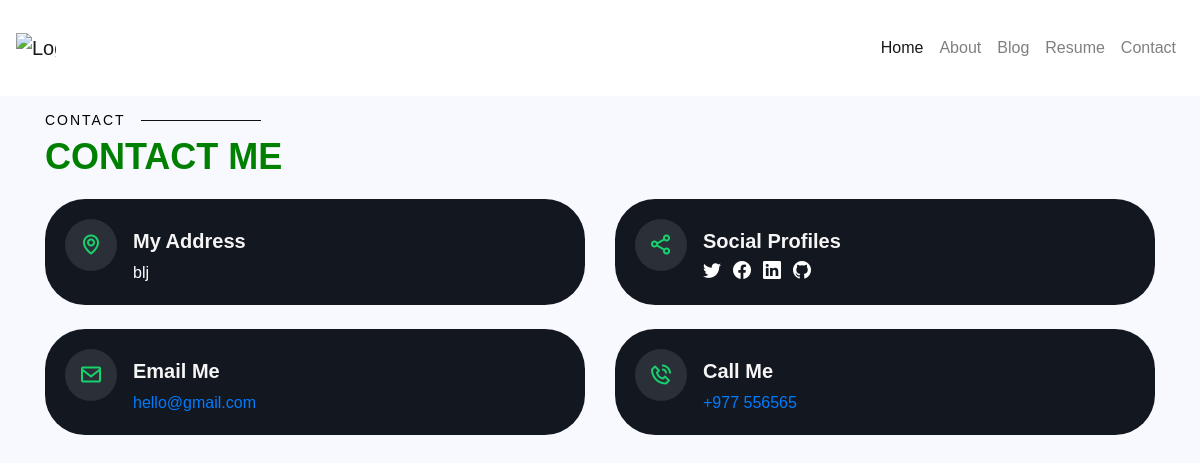
The app's page /contact with its own data.
### port/models.py (models this page shows, shortened)
class Yourself(models.Model):
    name=models.CharField(max_length=100)
    phone=models.CharField(max_length=13)
    degree=models.CharField(max_length=100)
    city=models.CharField(max_length=100)
    email=models.CharField(max_length=50)
    about_you=models.TextField()
    address=models.CharField(max_length=50)
    facebook=models.CharField(max_length=300,default='default_facebook_value')
    twitter=models.CharField(max_length=300,default='default_facebook_value')
    linkedin=models.CharField(max_length=300,default='default_facebook_value')
    github=models.CharField(max_length=300,default='default_facebook_value')

### port/views.py (the view)
# urls.py: path("contact",views.get_contact,name='contact'),
def get_contact(request):
    contexts = Yourself.objects.all()
    names = [context.name for context in contexts]
    email = [context.email for context in contexts]
    phone = [context.phone for context in contexts]
    address = [context.address for context in contexts]
    linkden = [context.linkedin for context in contexts]
    context ={'address': address[0],
              'email': email[0],
              'phone': phone[0]}
    return render(request,'contact.html',context)

### port/templates/contact.html (shortened to what this page needs)
{% extends 'base.html' %}
  {% block contact %}
  <section id="contact" class="contact">
        <div class="container">
            <div class ="section-title">
                <h2> Contact </h2>
                <p> Contact me </p>
            </div>
            <div class="row mt-2">
                <div class="col-md-6 d-flex align-items-stretch">
                  <div class="info-box">
                    <i class="bx bx-map"></i>
                    <h3>My Address</h3>
                    <p>{{address}}</p>
                  </div>
                </div>
                <div class="col-md-6 mt-4 mt-md-0 d-flex align-items-stretch">
                    <div class="info-box">
                      <i class="bx bx-share-alt"></i>
                      <h3>Social Profiles</h3>
                      <div class="social-links">
                        <a href="{{twitter}}" class="twitter"><i class="bi bi-twitter"></i></a>
                        <a href="{{facebook}}" class="facebook"><i class="bi bi-facebook"></i></a>
                        <a href="{{linkedin}}" class="linkedin"><i class="bi bi-linkedin"></i></a>
                        <a href="{{github}}" class="linkedin"><i class="bi bi-github"></i></a>
                      </div>
                    </div>
                  </div>
                  <div class="col-md-6 mt-4 d-flex align-items-stretch">
                    <div class="info-box">
                      <i class="bx bx-envelope"></i>
                      <h3>Email Me</h3>
                      <p><a href="mailto:{{email}}">{{email}}</a></p>
                    </div>
                  </div>
                  <div class="col-md-6 mt-4 d-flex align-items-stretch">
                    <div class="info-box">
                      <i class="bx bx-phone-call"></i>
                      <h3>Call Me</h3>
                      <p><a href="#">+977 {{phone}}</a></p>
                    </div>
                  </div>
                </div>
        </div>
  </section>
{% endblock %}

### static/style1.css (style rules this page uses)
body { font-family: 'Arial', sans-serif; background-color: #f8f8ff; }
.section-title h2 { font-size: 14px; font-weight: 500; padding-top:20px; line-height: 1px; margin: 0 0 20px 0; letter-spacing: 2px; text-transform: uppercase; color: black; font-family: "Poppins", sans-serif; }
.section-title h2::after { content: ""; width: 120px; height: 1px; display: inline-block; background: #0f100f; margin: 4px 10px; }
.section-title p { margin: 0; margin: -15px 0 15px 0; font-size: 36px; font-weight: 700; text-transform: uppercase; font-family: "Poppins", sans-serif; color: green; }
.contact .info-box { top: 20px; color: #444444; padding: 20px; width: 100%; background: #131720; border-radius: 40px }
.contact .info-box i.bx { font-size: 24px; color: #18d26e; border-radius: 50%; padding: 14px; float: left; background: rgba(255, 255, 255, 0.1); }
.contact .info-box h3 { font-size: 20px; color: whitesmoke; font-weight: 700; margin: 10px 0 8px 68px; }
.contact .info-box p { padding: 0; color: #fff; line-height: 24px; font-size: 16px; margin: 0 0 0 68px; }
.contact .info-box .social-links { margin: 5px 0 0 68px; display: flex; }
.contact .info-box .social-links a { font-size: 18px; display: inline-block; color: #fff; line-height: 1; margin-right: 12px; transition: 0.3s; }

### records on screen
Yourself: address "blj", email "hello@gmail.com", phone "556565"
